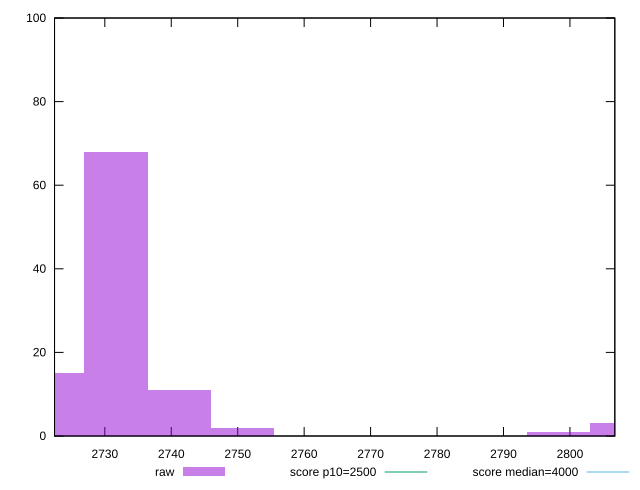

Reproduce this figure in gnuplot.
reset

$raw <<EOF
2731.7000688897497 68
2722.1819501828168 15
2741.2181875966826 11
2750.7363063036155 2
2807.845018545213 3
2798.32689983828 1
EOF

set key outside below
set boxwidth 9.518118706932926
set xrange [2722.4326:2806.754100000001]
set yrange [0:100]
set style fill transparent solid 0.5 noborder

set parametric
set terminal svg size 640, 490 enhanced background rgb 'white'
set output "report_00007_2020-12-11T15:55:29.892Z/largest-contentful-paint/samples/pages+cached+noexternal+nofonts+nosvg+noimg+nocss/raw/histogram.svg"

plot $raw title "raw" with boxes, \
     2500,t title "score p10=2500", \
     4000,t title "score median=4000"

reset
